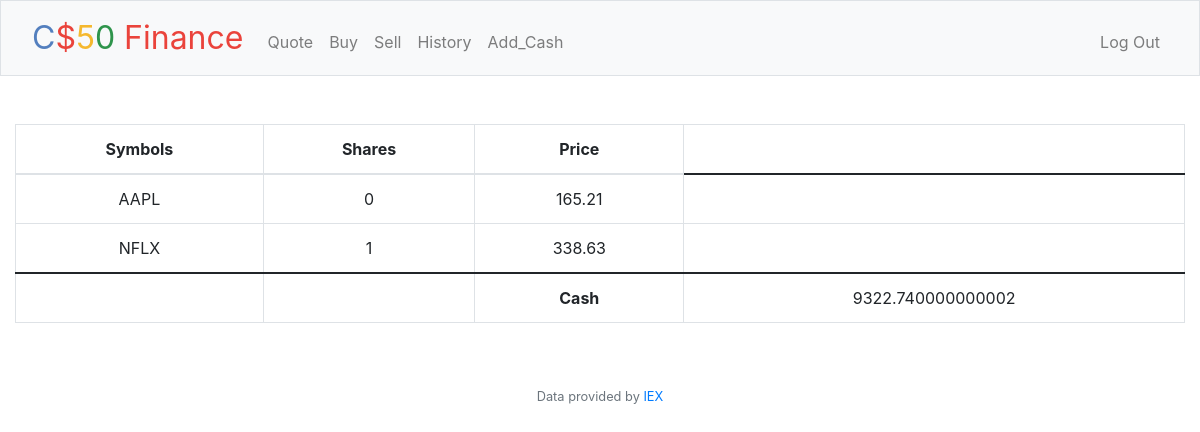
Page / (signed in) on the earlier database version.
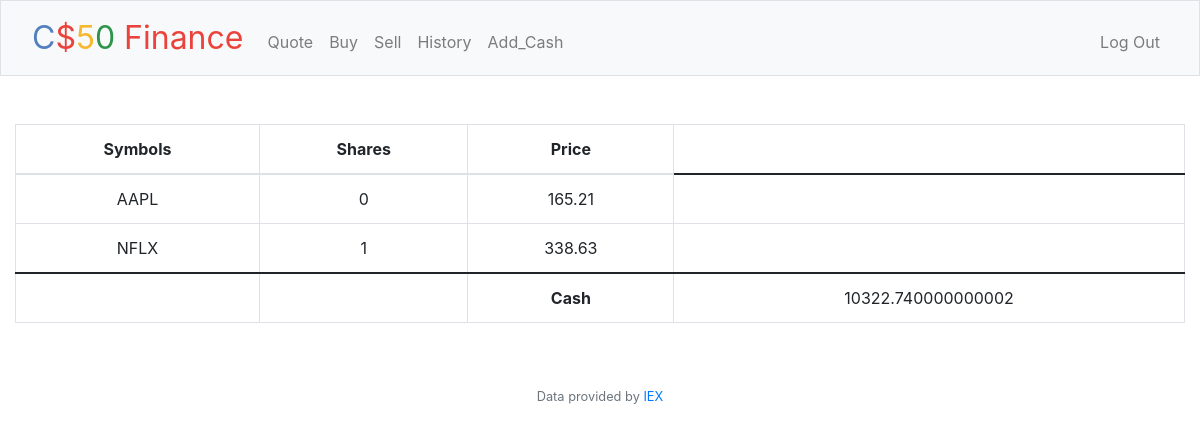
Same page on the later database version.
### tables this page shows
CREATE TABLE users (id INTEGER PRIMARY KEY AUTOINCREMENT NOT NULL, username TEXT NOT NULL, hash TEXT NOT NULL, cash NUMERIC NOT NULL DEFAULT 10000.00);

### app.py (the view)
@app.route("/")
@login_required
def index():
    user_id = session["user_id"]
    action_db = db.execute("SELECT symbol, SUM(shares) AS shares, price FROM action WHERE user_id = ? GROUP BY symbol", user_id)
    cash_db = db.execute("SELECT cash FROM users WHERE id = ?", user_id)
    cash = cash_db[0]["cash"]
    return render_template("index.html", database = action_db, cash = cash)

### app.py (called while the page is built)
@app.after_request
def after_request(response):
    response.headers["Cache-Control"] = "no-cache, no-store, must-revalidate"
    response.headers["Expires"] = 0
    response.headers["Pragma"] = "no-cache"
    return response

### helpers.py (called while the page is built)
def login_required(f):
    @wraps(f)
    def decorated_function(*args, **kwargs):
        if session.get("user_id") is None:
            return redirect("/login")
        return f(*args, **kwargs)
    return decorated_function

### templates/index.html (shortened to what this page needs)
{% extends "layout.html" %}
{% block main %}
<table class="table table-bordered">
    <thead>
      <tr>
        <th scope="col">Symbols</th>
        <th scope="col">Shares</th>
        <th scope="col">Price</th>
      </tr>
    </thead>
    <tbody>
      {% for row in database %}
      <tr>
        <td>{{row["symbol"]}}</td>
        <td>{{row["shares"]}}</td>
        <td>{{row["price"]}}</td>
      </tr>
      {% endfor %}
    </tbody>
    <tfoot>
      <tr>
        <td></td>
        <td></td>
        <th>Cash</th>
        <td>{{cash}}</td>
      </tr>
    </tfoot>
  </table>
{% endblock %}

### templates/layout.html (shortened to what this page needs)
<!DOCTYPE html>
<html lang="en">
    <head>
        <link href="https://cdn.jsdelivr.net/npm/bootstrap@5.1.3/dist/css/bootstrap.min.css" rel="stylesheet">
        <link href="/static/styles.css" rel="stylesheet">
        <link rel="stylesheet" href="https://cdn.jsdelivr.net/npm/bootstrap@4.0.0/dist/css/bootstrap.min.css">
    </head>
    <body>
        <nav class="bg-light border navbar navbar-expand-md navbar-light">
            <div class="container-fluid">
                <a class="navbar-brand" href="/"><span class="blue">C</span><span class="red">$</span><span class="yellow">5</span><span class="green">0</span> <span class="red">Finance</span></a>
                <div class="collapse navbar-collapse" id="navbar">
                    {% if session["user_id"] %}
                        <ul class="navbar-nav me-auto mt-2">
                            <li class="nav-item"><a class="nav-link" href="/quote">Quote</a></li>
                            <li class="nav-item"><a class="nav-link" href="/buy">Buy</a></li>
                            <li class="nav-item"><a class="nav-link" href="/sell">Sell</a></li>
                            <li class="nav-item"><a class="nav-link" href="/history">History</a></li>
                            <li class="nav-item"><a class="nav-link" href="/add_cash">Add_Cash</a></li>
                        </ul>
                        <ul class="navbar-nav ms-auto mt-2">
                            <li class="nav-item"><a class="nav-link" href="/logout">Log Out</a></li>
                        </ul>
                    {% else %}
                        <ul class="navbar-nav ms-auto mt-2">
                            <li class="nav-item"><a class="nav-link" href="/register">Register</a></li>
                            <li class="nav-item"><a class="nav-link" href="/login">Log In</a></li>
                        </ul>
                    {% endif %}
                </div>
            </div>
        </nav>
        <main class="container-fluid py-5 text-center">
            {% block main %}{% endblock %}
        </main>
        <footer class="mb-5 small text-center text-muted">
            Data provided by <a href="https://iexcloud.io/">IEX</a>
        </footer>
    </body>
</html>

### static/styles.css (style rules this page uses)
nav .navbar-brand { font-size: xx-large; }
nav .navbar-brand .blue { color: #537fbe; }
nav .navbar-brand .red { color: #ea433b; }
nav .navbar-brand .yellow { color: #f5b82e; }
nav .navbar-brand .green { color: #2e944b; }

Differences in the rows shown:
changed users: cash "9322.740000000002" → "10322.740000000002"
